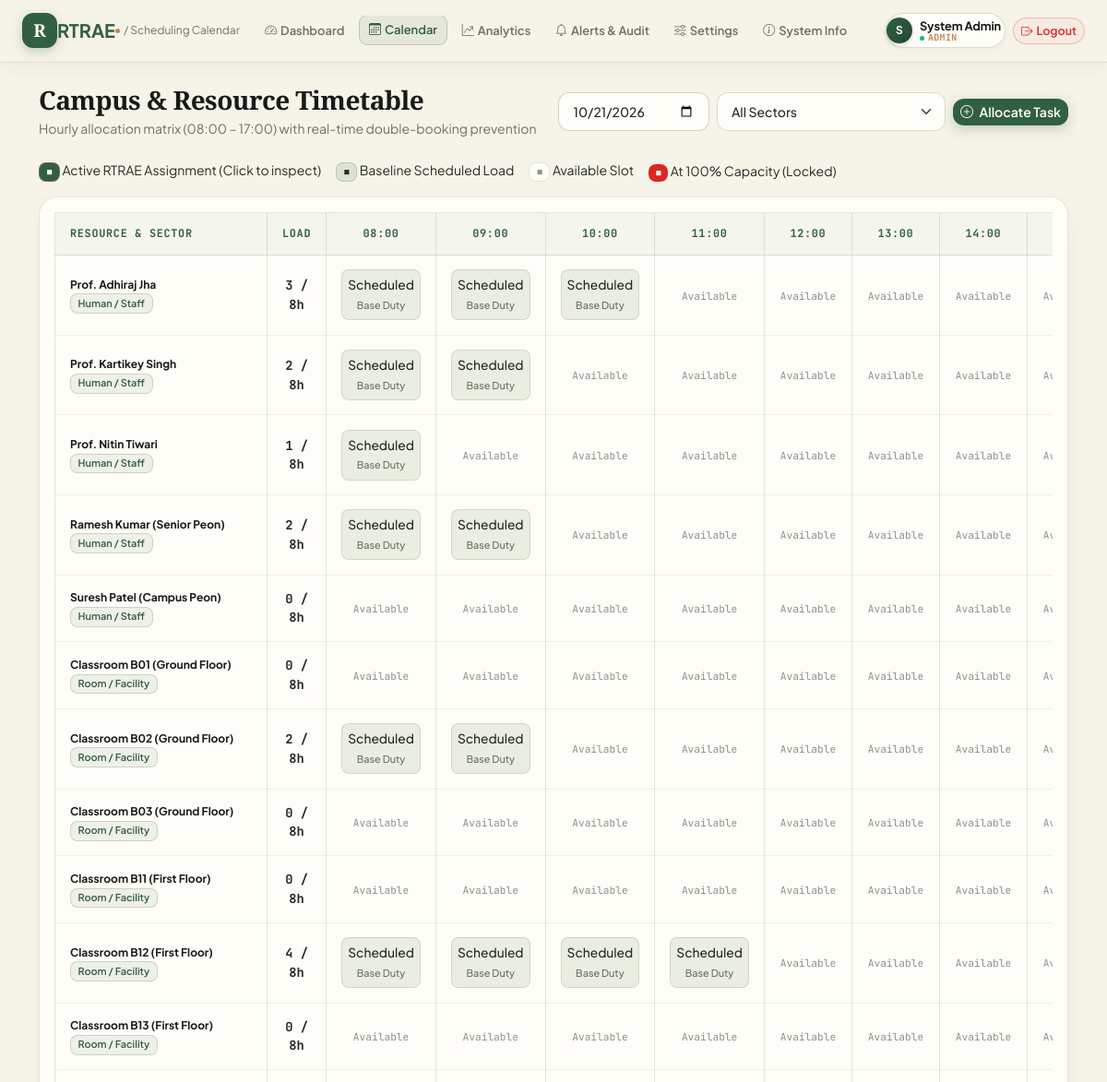
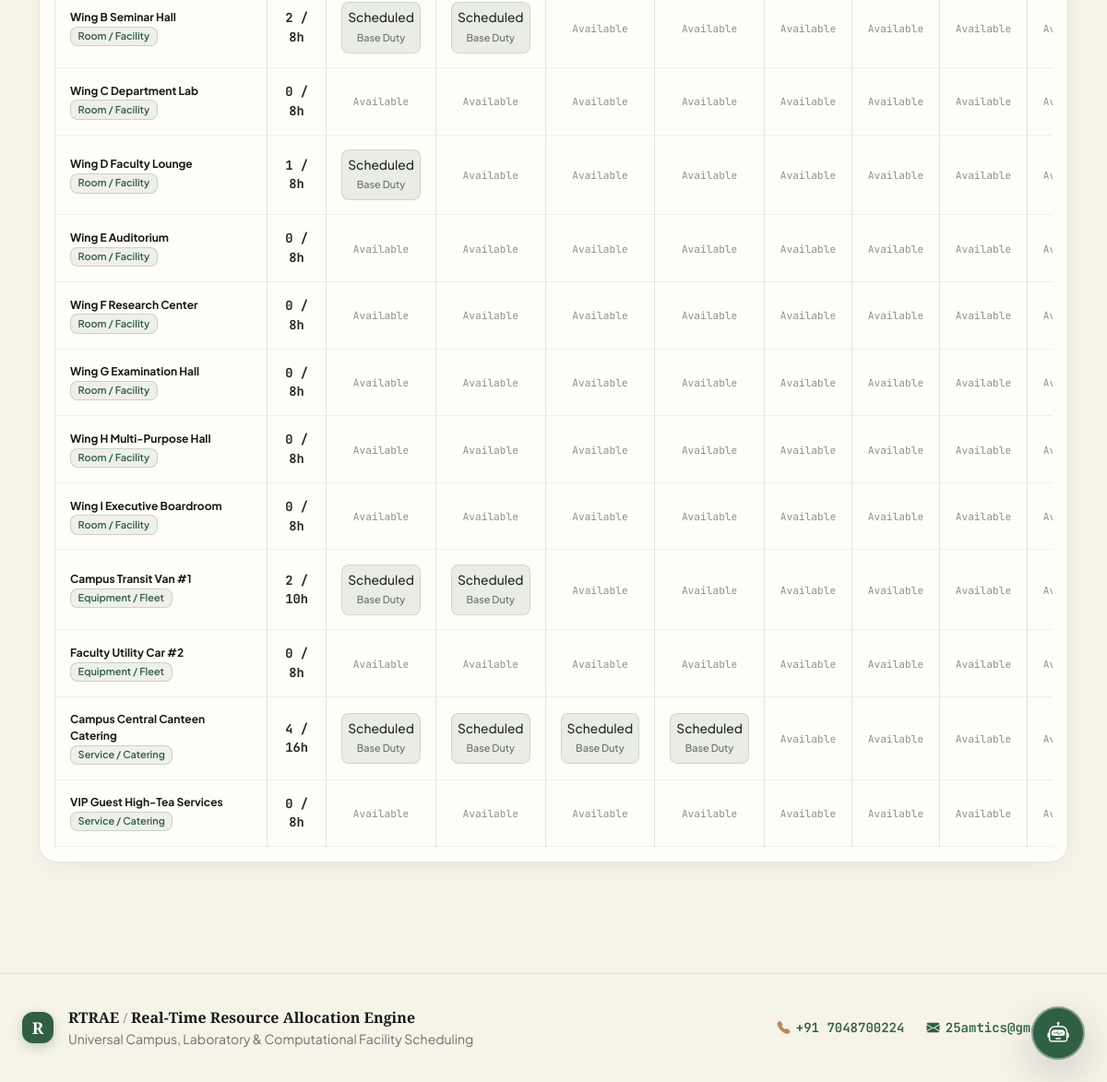
/calendar.php (signed in), run on the app's committed database (2 pictures, top to bottom).
### tables this page shows
CREATE TABLE IF NOT EXISTS `resources` (
    `id` INT AUTO_INCREMENT PRIMARY KEY,
    `name` VARCHAR(100) NOT NULL,
    `category` ENUM('Human / Staff', 'Room / Facility', 'IT / Cloud Server', 'Equipment / Fleet', 'Service / Catering') NOT NULL,
    `capacity` DECIMAL(8,2) NOT NULL DEFAULT 8.00,
    `active_load` DECIMAL(8,2) NOT NULL DEFAULT 0.00,
    `status` ENUM('available','busy','inactive') NOT NULL DEFAULT 'available',
    `skills` VARCHAR(255) NOT NULL
);

### calendar.php (the view, shortened to what this page needs)
<?php
require_once __DIR__ . '/includes/auth_check.php';
$selectedSector = isset($_GET['sector']) ? (string)$_GET['sector'] : 'ALL';
$selectedDate   = isset($_GET['date']) ? (string)$_GET['date'] : date('Y-m-d');
$resources = [];
try {
    if ($selectedSector !== 'ALL') {
        $resStmt = $pdo->prepare("SELECT id, name, category, capacity, active_load, status, skills FROM resources WHERE category = ? ORDER BY name ASC");
        $resStmt->execute([$selectedSector]);
        $resources = $resStmt->fetchAll() ?: [];
    } else {
        $resStmt = $pdo->query("SELECT id, name, category, capacity, active_load, status, skills FROM resources ORDER BY category ASC, name ASC");
        $resources = $resStmt ? $resStmt->fetchAll() : [];
    }
} catch (PDOException $e) {
    error_log('[Calendar Error] ' . $e->getMessage());
}
$timeSlots = ['08:00', '09:00', '10:00', '11:00', '12:00', '13:00', '14:00', '15:00', '16:00'];
$slotCount = count($timeSlots);
require_once __DIR__ . '/includes/header.php';
?>
<div class="container pb-5 anim-fade-up">
    <div class="d-flex flex-wrap justify-content-between align-items-center mb-4 gap-3">
        <div>
            <h3 class="fw-bold mb-1" style="font-family:'Playfair Display',serif; color:var(--brand-charcoal);">Campus &amp; Resource Timetable</h3>
            <p class="text-muted small mb-0">Hourly allocation matrix (08:00 – 17:00) with real-time double-booking prevention</p>
        </div>
        <form method="GET" class="d-flex flex-wrap gap-2 align-items-center">
            <input type="date" name="date" class="form-control form-control-sm w-auto" value="<?= htmlspecialchars($selectedDate) ?>" onchange="this.form.submit()">
            <select name="sector" class="form-select form-select-sm w-auto" onchange="this.form.submit()">
                <option value="ALL" <?= $selectedSector === 'ALL' ? 'selected' : '' ?>>All Sectors</option>
            </select>
            <a href="dashboard.php" class="btn btn-sm btn-primary fw-semibold"><i class="bi bi-plus-circle me-1"></i> Allocate Task</a>
        </form>
    </div>
    <div class="d-flex flex-wrap gap-3 mb-3 small align-items-center anim-fade-up delay-1">
        <span><span class="badge" style="background:#315F43;color:#FFFDF7;border:1px solid rgba(189,137,87,0.4);">■</span> Active RTRAE Assignment (Click to inspect)</span>
        <span><span class="badge" style="background:rgba(184, 203, 177, 0.4);color:#252B25;border:1px solid rgba(49, 95, 67, 0.2);">■</span> Baseline Scheduled Load</span>
        <span><span class="badge" style="background:#FFFDF7;color:#8C9389;border:1px solid rgba(49, 95, 67, 0.15);">■</span> Available Slot</span>
        <span><span class="badge" style="background:#DC2626;color:#FFFFFF;">■</span> At 100% Capacity (Locked)</span>
    </div>
    <div class="glass-card p-3 anim-fade-up delay-2">
        <div class="table-responsive">
            <table class="table table-bordered align-middle mb-0">
                <thead class="small text-center">
                    <tr>
                        <th class="text-start" style="min-width: 230px;">Resource &amp; Sector</th>
                        <th>Load</th>
                        <?php foreach ($timeSlots as $slot): ?>
                            <th><?= htmlspecialchars($slot) ?></th>
                        <?php endforeach; ?>
                    </tr>
                </thead>
                <tbody>
                    <?php if (empty($resources)): ?>
                        <tr><td colspan="11" class="text-center text-muted py-4">No resources found for this sector.</td></tr>
                    <?php else: ?>
                        <?php foreach ($resources as $res):
                            $resName   = isset($res['name']) ? (string)$res['name'] : 'Resource';
                            $resCat    = isset($res['category']) ? (string)$res['category'] : 'General';
                            $cap       = isset($res['capacity']) ? (float)$res['capacity'] : 8.0;
                            $load      = isset($res['active_load']) ? (float)$res['active_load'] : 0.0;
                            $slotMap = array_fill(0, $slotCount, null);
                            $currentHourIdx = 0;
                            $allocatedHoursSum = 0;
                            $baselineHours = max(0, (int)round($load - $allocatedHoursSum));
                            for ($b = 0; $b < $baselineHours && $currentHourIdx < $slotCount; $b++) {
                                $slotMap[$currentHourIdx] = ['type' => 'baseline'];
                                $currentHourIdx++;
                            }
                            $isFull = ($cap > 0 && $load >= $cap);
                        ?>
                            <tr>
                                <td>
                                    <div class="fw-bold small" style="color:var(--brand-charcoal);"><?= htmlspecialchars($resName) ?></div>
                                    <span class="badge" style="font-size:0.68rem; background:rgba(49, 95, 67, 0.08); color:var(--brand-forest); border:1px solid rgba(49, 95, 67, 0.2);"><?= htmlspecialchars($resCat) ?></span>
                                </td>
                                <td class="text-center small fw-bold <?= $isFull ? 'text-danger' : 'text-muted' ?>" style="font-family:'JetBrains Mono',monospace;">
                                    <?= htmlspecialchars((string)$load) ?> / <?= htmlspecialchars((string)$cap) ?>h
                                </td>
                                <?php for ($idx = 0; $idx < $slotCount; $idx++):
                                    $cell = $slotMap[$idx];
                                ?>
                                    <td class="slot-cell">
                                        <?php if (is_array($cell) && $cell['type'] === 'alloc'):
                                            $al = $cell['data'];
                                            $tId     = isset($al['task_id']) ? (int)$al['task_id'] : 0;
                                            $tTitle  = isset($al['task_title']) ? (string)$al['task_title'] : 'Task';
                                            $tSkill  = isset($al['required_skill']) ? (string)$al['required_skill'] : '';
                                            $tPrio   = isset($al['priority']) ? (int)$al['priority'] : 3;
                                            $tEffort = isset($al['estimated_effort']) ? (string)$al['estimated_effort'] : '1';
                                            $tScore  = isset($al['score']) ? (string)$al['score'] : '0';
                                            $tTime   = isset($al['assigned_at']) ? (string)$al['assigned_at'] : '';
                                        ?>
                                            <div class="slot-booked"
                                                 data-task-id="<?= $tId ?>"
                                                 data-title="<?= htmlspecialchars($tTitle, ENT_QUOTES) ?>"
                                                 data-resource="<?= htmlspecialchars($resName, ENT_QUOTES) ?>"
                                                 data-skill="<?= htmlspecialchars($tSkill, ENT_QUOTES) ?>"
                                                 data-priority="<?= $tPrio ?>"
                                                 data-effort="<?= htmlspecialchars($tEffort, ENT_QUOTES) ?>"
                                                 data-score="<?= htmlspecialchars($tScore, ENT_QUOTES) ?>"
                                                 data-assigned="<?= htmlspecialchars($tTime, ENT_QUOTES) ?>"
                                                 onclick="openSlotModalFromEl(this)">
                                                <div class="text-truncate" style="max-width: 90px;"><?= htmlspecialchars($tTitle) ?></div>
                                                <small style="color:var(--brand-sage);font-size:0.68rem;">P<?= $tPrio ?> · S:<?= htmlspecialchars($tScore) ?></small>
                                            </div>
                                        <?php elseif (is_array($cell) && $cell['type'] === 'baseline'): ?>
                                            <div class="slot-preload">
                                                <div>Scheduled</div>
                                                <small style="color:var(--brand-text-muted);font-size:0.68rem;">Base Duty</small>
                                            </div>
                                        <?php else: ?>
                                            <span class="slot-free">Available</span>
                                        <?php endif; ?>
                                    </td>
                                <?php endfor; ?>
                            </tr>
                        <?php endforeach; ?>
                    <?php endif; ?>
                </tbody>
            </table>
        </div>
    </div>
</div>
<?php require_once __DIR__ . '/includes/footer.php'; ?>
</body>
</html>

### data on the page
resources: name "Prof. Adhiraj Jha", category "Human / Staff", active_load "3", capacity "8"
resources: name "Prof. Kartikey Singh", category "Human / Staff", active_load "2", capacity "8"
resources: name "Prof. Nitin Tiwari", category "Human / Staff", active_load "1", capacity "8"
resources: name "Ramesh Kumar (Senior Peon)", category "Human / Staff", active_load "2", capacity "8"
resources: name "Suresh Patel (Campus Peon)", category "Human / Staff", active_load "0", capacity "8"
resources: name "Classroom B01 (Ground Floor)", category "Room / Facility", active_load "0", capacity "8"
resources: name "Classroom B02 (Ground Floor)", category "Room / Facility", active_load "2", capacity "8"
resources: name "Classroom B03 (Ground Floor)", category "Room / Facility", active_load "0", capacity "8"
resources: name "Classroom B11 (First Floor)", category "Room / Facility", active_load "0", capacity "8"
resources: name "Classroom B12 (First Floor)", category "Room / Facility", active_load "4", capacity "8"
resources: name "Classroom B13 (First Floor)", category "Room / Facility", active_load "0", capacity "8"
resources: name "Wing B Seminar Hall", category "Room / Facility", active_load "2", capacity "8"
resources: name "Wing C Department Lab", category "Room / Facility", active_load "0", capacity "8"
resources: name "Wing D Faculty Lounge", category "Room / Facility", active_load "1", capacity "8"
resources: name "Wing E Auditorium", category "Room / Facility", active_load "0", capacity "8"
resources: name "Wing F Research Center", category "Room / Facility", active_load "0", capacity "8"
resources: name "Wing G Examination Hall", category "Room / Facility", active_load "0", capacity "8"
resources: name "Wing H Multi-Purpose Hall", category "Room / Facility", active_load "0", capacity "8"
resources: name "Wing I Executive Boardroom", category "Room / Facility", active_load "0", capacity "8"
resources: name "Campus Transit Van #1", category "Equipment / Fleet", active_load "2", capacity "10"
resources: name "Faculty Utility Car #2", category "Equipment / Fleet", active_load "0", capacity "8"
resources: name "Campus Central Canteen Catering", category "Service / Catering", active_load "4", capacity "16"
resources: name "VIP Guest High-Tea Services", category "Service / Catering", active_load "0", capacity "8"

### other printed values
$pageSubtitle "Scheduling Calendar"
substr($userName, 0, 1) "S"
$userName "System Admin"
$userRole "ADMIN"
$slot "08:00"
$slot "09:00"
$slot "10:00"
$slot "11:00"
$slot "12:00"
$slot "13:00"
$slot "14:00"
